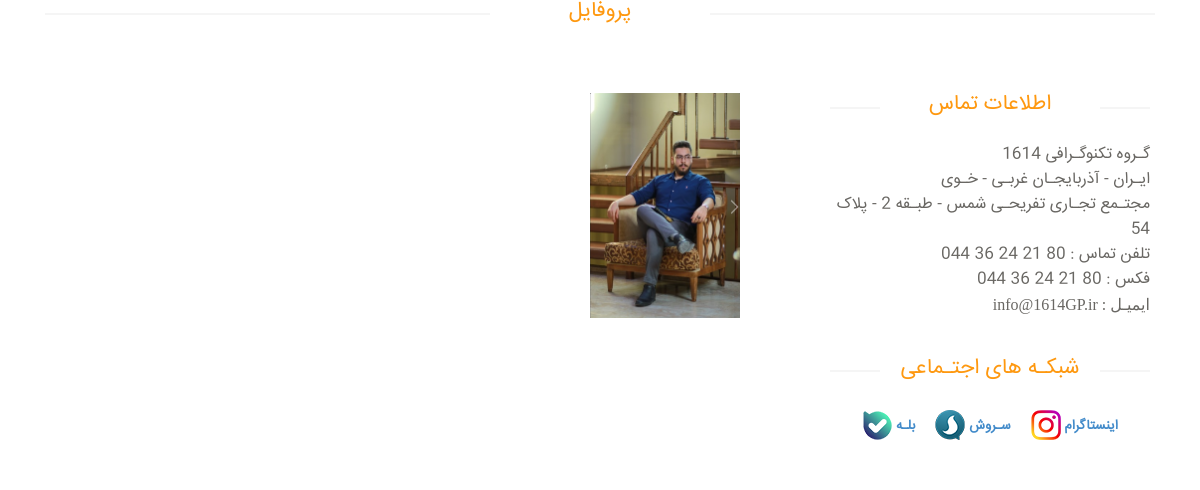
The app's page /contact-us/profile-list, older data.
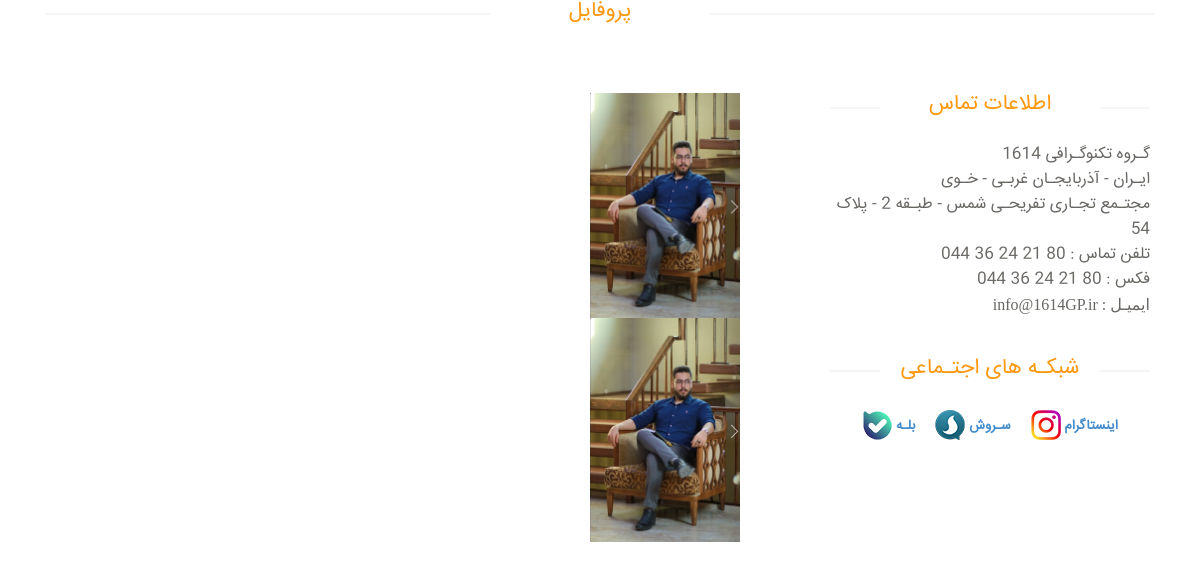
The same page, newer data.
### contact/models.py (models this page shows)
class UserProfile(models.Model):
    image = models.ImageField()

### contact/views.py (the view)
# urls.py: path('profile-list', views.ProductListView.as_view(), name='contact.profile-list'),
class ProductListView(ListView):
    model = UserProfile
    template_name = 'contact/profile-list.html'
    context_object_name = 'profiles'

### contact/templates/contact/profile-list.html (shortened to what this page needs)
{% extends 'app/partials/layout.html' %}
{% load static %}
{% block content %}
    <div id="contact-page" class="container">
        <div class="bg">
            <div class="row">
                <div class="container">
                    <div class="col-sm-12" style="overflow: hidden; margin-bottom: 40px">
                        <h2 class="title text-center">پروفایل</h2>
                    </div>
                </div>
            </div>
            <div class="row">
                <div class="col-sm-8">
                    <div class="contact-form">
                        <ul>
                            {% for profile in profiles %}
                                <li><img src="{{ profile.image.url }}" alt="" width="150"></li>
                            {% endfor %}
                        </ul>
                    </div>
                </div>
                <div class="col-sm-4">
                    <div class="contact-info">
                        <h2 class="title text-center">اطلاعات تماس</h2>
                        <address>
                            <p>گـروه تکنوگـرافی 1614</p>
                            <p>ایـران - آذربایجـان غربـی - خـوی</p>
                            <p>مجتـمع تجـاری تفریحـی شمس - طبـقه 2 - پلاک 54</p>
                            <p>تلفن تماس : 80 21 24 36 044</p>
                            <p>فکس : 80 21 24 36 044</p>
                            <p style="font-family: tahoma;">ایمیـل : info@1614GP.ir</p>
                        </address>
                        <div class="social-networks">
                            <h2 class="title text-center">شبکـه های اجتـماعی</h2>
                            <span class="socials-share share">
									<ul>
										<a href="#">
											<li>
												<label>بلـه</label>
												<img src="{% static 'app/images/product-details/Bale.png' %}">
											</li>
										</a>
										<a href="#">
											<li>
												<label>سـروش</label>
												<img src="{% static 'app/images/product-details/Soroush.png' %}">
											</li>
										</a>
										<a href="#">
											<li>
												<label>اینستاگرام</label>
												<img src="{% static 'app/images/product-details/Instagram.png' %}">
											</li>
										</a>
									</ul>
								</span>
                        </div>
                    </div>
                </div>
            </div>
        </div>
    </div>
{% endblock %}

### templates/app/partials/layout.html (shortened to what this page needs)
{% load render_partial %}
<!DOCTYPE html>
<html lang="en">
    <head>
        {% include 'app/partials/head-tag.html' %}
    </head>
    <body>
        <section>
            <div class="container">
                <div class="row">
                    {% block content %}{% endblock %}
                </div>
            </div>
        </section>
    </body>
</html>

### templates/app/partials/head-tag.html (shortened to what this page needs)
{% load static %}
<link href="{% static 'app/css/bootstrap.min.css' %}" rel="stylesheet">
<link href="{% static 'app/css/font-awesome.min.css' %}" rel="stylesheet">
<link href="{% static 'app/css/prettyPhoto.css' %}" rel="stylesheet">
<link href="{% static 'app/css/price-range.css' %}" rel="stylesheet">
<link href="{% static 'app/css/animate.css' %}" rel="stylesheet">
<link href="{% static 'app/css/main.css' %}" rel="stylesheet">
<link href="{% static 'app/css/responsive.css' %}" rel="stylesheet">

### templates/app/partials/script.html (shortened to what this page needs)
{% load static %}

### static/app/css/main.css (style rules this page uses)
body { font-family: 'BYekan', serif; font-size: 10pt; position: relative; font-weight: normal; direction: rtl; }
ul li { list-style: none; }
a { -webkit-transition: 300ms; -moz-transition: 300ms; -o-transition: 300ms; transition: 300ms; }
h1, h2, h3, h4, h5, h6 { font-family: 'BYekan', sans-serif; }
.left-sidebar h2:after, h2.title:after { content: " "; position: absolute; border: 1px solid #f5f5f5; bottom: 8px; right: 0; width: 100%; height: 0; z-index: -2; }
h2.title:before { content: " "; position: absolute; background: #fff; bottom: -6px; width: 220px; height: 30px; z-index: -1; right: 50%; margin-right: -110px; }
h2.title { color: #FE980F; font-family: 'BYekan', sans-serif; font-size: 16pt; font-weight: 400; margin: 0 15px; text-transform: uppercase; margin-bottom: 30px; position: relative; }
.share { margin-top: 15px; }
.bg h2.title { margin-right: 0; margin-left: 0; margin-top: 0; }
.socials-share { margin-bottom: 30px; margin-top: 18px; }
.socials-share ul { padding-right: 0px; }
.socials-share li { display: inline-block; float: right; padding: 5px 10px; }
#contact-page .contact-info { padding: 0 20px; }
#contact-page .contact-info address { margin-bottom: 40px; margin-top: -5px; }
#contact-page .contact-info p { margin-bottom: 0; color: #696763; font-size: 16px; line-height: 25px; }
.social-networks { overflow: hidden; text-align: center; }
.social-networks ul { margin-top: -5px; padding: 0; display: inline-block; }
.social-networks ul li { float: left; text-decoration: none; list-style: none; margin-right: 20px; }
.social-networks ul li:last-child { margin-right: 0; }

Row changes from the older to the newer data that the page shows:
added UserProfile: image (picture)
